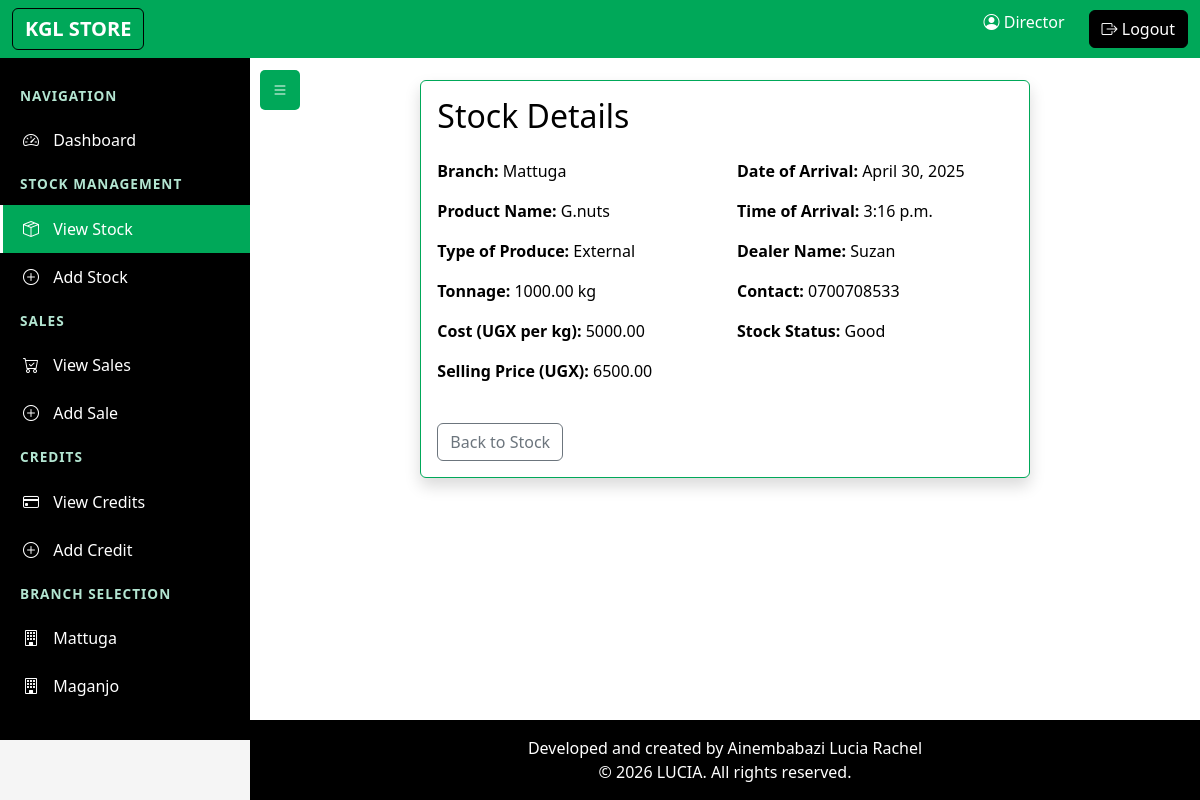
Before: /stock/6/ (signed in) with the older database file.
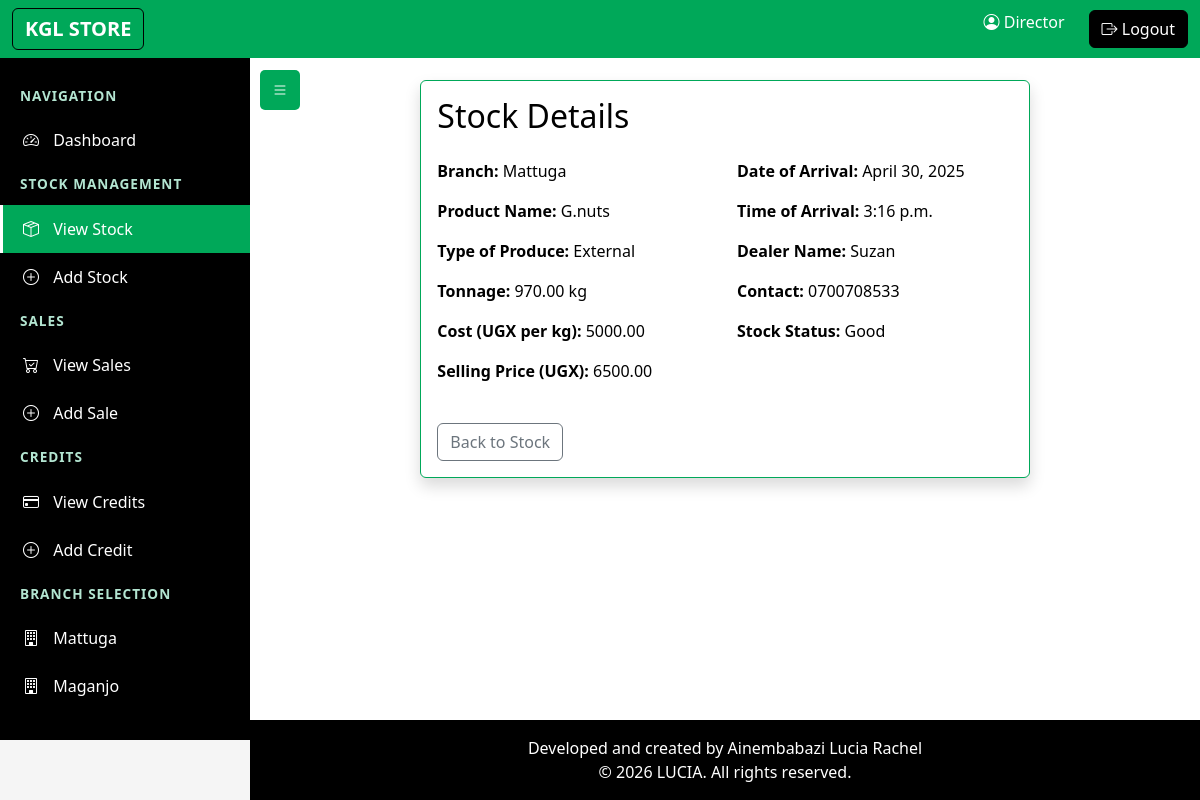
After: the same page with the newer database file.
### kglapp/models.py (models this page shows, shortened)
class Stock(models.Model):
    name_of_produce = models.CharField(max_length=100, null=False, blank=False)
    branch = models.CharField(max_length=100, null=False, blank=False, default='Mattuga', choices=[
        ('Mattuga', 'Mattuga'),
        ('Maganjo', 'Maganjo'),
    ])
    type_of_produce = models.CharField(max_length=50, null=False, blank=False)
    date_of_arrival = models.DateField(auto_now_add=True,null=False, blank=False)
    time_of_arrival = models.TimeField(auto_now_add=True,null=False, blank=False)
    tonnage = models.DecimalField(max_digits=10, decimal_places=2, null= False, blank=False)
    name_of_dealer = models.CharField(max_length=100, null=False, blank=False)
    cost = models.DecimalField(max_digits=12, decimal_places=2, null=False, blank=False)
    contact = models.CharField(max_length=20, null=False, blank=False)
    sell_price = models.DecimalField(max_digits=12, decimal_places=2, null=False, blank=False)
    def get_stock_status(self):
        if self.tonnage < 100:
            return "Low"
        elif self.tonnage < 500:
            return "Medium"
        else:
            return "Good"

### kglapp/views.py (the view)
# urls.py: path('stock/<int:stock_id>/', views.view_stock, name='view_stock'),
@login_required
@has_role(['manager', 'director'])
@branch_access_required
def view_stock(request, stock_id):
    stock = get_object_or_404(Stock, id=stock_id)
    return render(request, 'view_stock.html', {'stock': stock})

### kglapp/views.py (called while the page is built, shortened)
def has_role(roles):
    def check_role(user):
        if not user.is_authenticated:
            return False
        if user.is_superuser:
            return True
        if isinstance(roles, str):
            return user.role == roles
        return user.role in roles
    return user_passes_test(check_role)

def branch_access_required(view_func):
    @wraps(view_func)
    def _wrapped_view(request, *args, **kwargs):
        if request.user.is_superuser or request.user.role == 'director':
            return view_func(request, *args, **kwargs)
    return _wrapped_view

### kglapp/templates/view_stock.html (shortened to what this page needs)
{% extends 'base.html' %}
{% block content %}
<div class="row justify-content-center">
    <div class="col-md-8">
        <div class="card shadow">
            <div class="card-body">
                <h2 class="mb-4">Stock Details</h2>
                <div class="row mb-3">
                    <div class="col-md-6">
                        <p><strong>Branch:</strong> {{ stock.branch }}</p>
                        <p><strong>Product Name:</strong> {{ stock.name_of_produce }}</p>
                        <p><strong>Type of Produce:</strong> {{ stock.type_of_produce }}</p>
                        <p><strong>Tonnage:</strong> {{ stock.tonnage }} kg</p>
                        <p><strong>Cost (UGX per kg):</strong> {{ stock.cost }}</p>
                        <p><strong>Selling Price (UGX):</strong> {{ stock.sell_price }}</p>
                    </div>
                    <div class="col-md-6">
                        <p><strong>Date of Arrival:</strong> {{ stock.date_of_arrival }}</p>
                        <p><strong>Time of Arrival:</strong> {{ stock.time_of_arrival }}</p>
                        <p><strong>Dealer Name:</strong> {{ stock.name_of_dealer }}</p>
                        <p><strong>Contact:</strong> {{ stock.contact }}</p>
                        <p><strong>Stock Status:</strong> {{ stock.get_stock_status }}</p>
                    </div>
                </div>
                <div class="mt-4">
                    <a href="{% url 'all_stock' %}" class="btn btn-outline-secondary">Back to Stock</a>
                </div>
            </div>
        </div>
    </div>
</div>
{% endblock %}

Changed rows visible on the page:
changed Stock "Mattuga": tonnage "1000.00" → "970.00"
